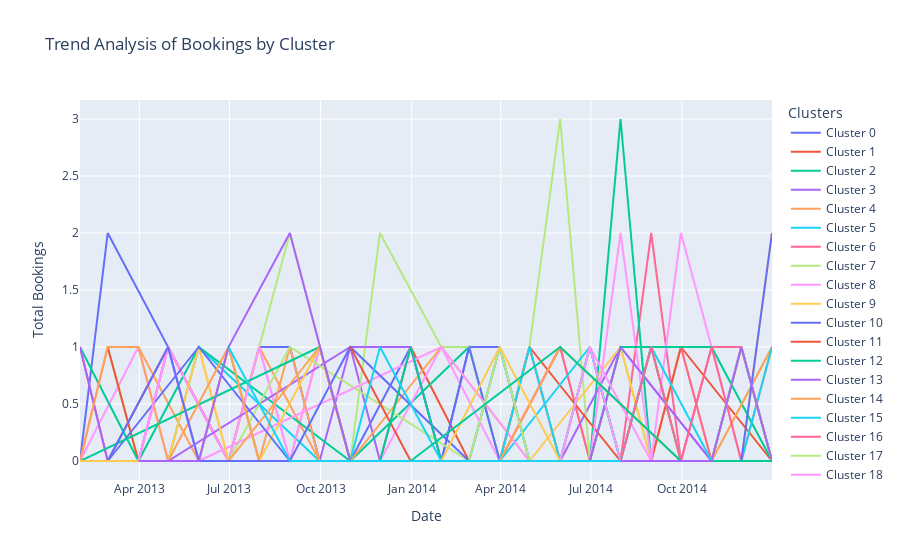

Notebook code for this chart:
### Code cell
import plotly.graph_objects as go
import pandas as pd

# Add cluster labels to the dataset
expedia_data['cluster'] = expedia_data['user_id'].map(partition)

# Convert 'date_time' to datetime if it's not already
expedia_data['date'] = pd.to_datetime(expedia_data['date_time'])

# Perform trend analysis on 'is_booking' over time for each cluster
trend_analysis = expedia_data.groupby(['cluster', pd.Grouper(key='date', freq='M')])['is_booking'].sum().reset_index()

# Plotting the trend for each cluster using Plotly
clusters = trend_analysis['cluster'].unique()
fig = go.Figure()

for cluster in clusters:
    cluster_data = trend_analysis[trend_analysis['cluster'] == cluster]
    fig.add_trace(go.Scatter(
        x=cluster_data['date'],
        y=cluster_data['is_booking'],
        mode='lines',
        name=f'Cluster {cluster}'
    ))

# Updating the layout of the plot
fig.update_layout(
    title='Trend Analysis of Bookings by Cluster',
    xaxis_title='Date',
    yaxis_title='Total Bookings',
    hovermode='x unified',
    legend_title='Clusters',
    template='plotly'
)

# Show the plot
fig.show()
